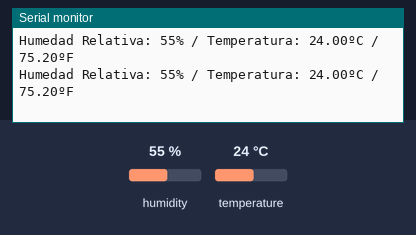
Bench run of a sketch on a simulated Arduino Uno, built with avr-gcc and run on an emulated ATmega328P. Parts: the last lines printed to the serial monitor. Inputs (shaded band) come from the test bench; at power-on: humidity 55 %, temperature 24 °C.

Above: at 2.8 s.
2.9 s: humidity set to 22 %
At 5.5 s:
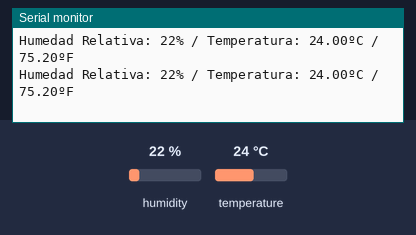
5.6 s: temperature set to 12 °C
At 7.5 s:
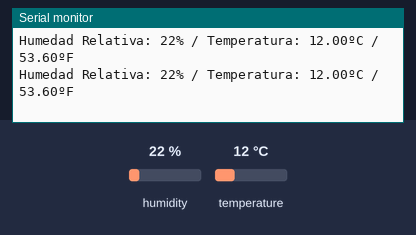
8.3 s: humidity set to 40 %
At 9.9 s:
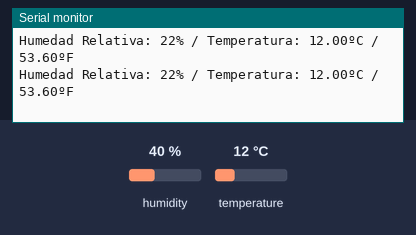
Timing chart, 0 to 11.4 s (numbered marks = the images above; inputs shaded):
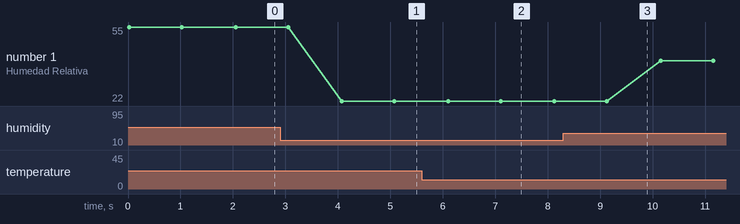

The sketch:

DHT11.ino
```cpp
#include <DHT.h> // incluimos la librería "DHT"
#include <DHT_U.h> // incluimos la librería "DHT_U"

#define Type DHT11  // definimos el tipo de sensor que hemos conectado. Opciones: "DHT11" "DHT22"
const int dhtPin = 11;  // creamos una constante que contiene en número de pin del sensor
DHT HT(dhtPin, Type);  // creamos un objeto llamado HT
int humidity;  // creamos una variable que almacenará la humedad
float tempC;  // creamos una variable que almacenará la temperatura en grados celsius
float tempF;  // creamos una variable que almacenará la temperatura en grados fahrenheit

void setup() {
  Serial.begin(9600);  // inicializamos el monitor serial a 9600 baudios
  HT.begin();  // inicializamos el sensor
}

void loop() {
  humidity = HT.readHumidity();  // almacenamos la humedad leída del sensor en la variable "humidity"
  tempC = HT.readTemperature();  // almacenamos la temperatura leída del sensor en la variable "tempC"
  tempF = HT.readTemperature(true);  // almacenamos la temperatura leída del sensor en la variable "tempF"
  Serial.print("Humedad Relativa: ");  // Imprimimos los valores obtenidos en el monitor serie
  Serial.print(humidity);
  Serial.print("% / Temperatura: ");
  Serial.print(tempC);
  Serial.print("ºC / ");
  Serial.print(tempF);
  Serial.println("ºF");
  delay(1000);
}
```

Measured:
- after the input at 2.9 s, the serial monitor: prints a new line after 1.2 s (image 1)
- after the input at 5.6 s, the serial monitor: prints a new line after 0.50 s (image 2)
- plotted number 1: 55 → 22 after the input at 2.9 s, 22 → 40 after the input at 8.3 s
